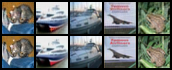

Here is the Python script that generated this plot:

import torch
import torchvision
import torchvision.transforms as transforms
import torch.optim as optim
import torch.nn as nn
import torch.nn.functional as F

import matplotlib.pyplot as plt
import numpy as np

class Net(nn.Module):
    def __init__(self):
        super(Net, self).__init__()
        self.conv1 = nn.Conv2d(3,4,3, stride=2, padding=1)
        self.conv2 = nn.Conv2d(4,8,3, stride=2, padding=1)
        self.conv3 = nn.Conv2d(8,16,3, stride =2, padding=1)
        self.deconv1 = nn.ConvTranspose2d(16,8,4, stride =2, padding=1)
        self.deconv2 = nn.ConvTranspose2d(16,4,4, stride =2, padding=1)
        self.deconv3 = nn.ConvTranspose2d(8,3,4, stride =2, padding=1)

    def forward(self, x):
        x1 = F.relu(self.conv1(x))
        x2 = F.relu(self.conv2(x1))
        x3 = F.relu(self.conv3(x2))
        x4 = F.relu(self.deconv1(x3))
        x5 = F.relu(self.deconv2(torch.cat((x4,x2), dim=1)))   
        x6 = self.deconv3(torch.cat((x5,x1), dim=1))
        return x6



### Create an instance of the Net class
net = Net()

## Loading the training and test sets
# Converting the images for PILImage to tensor, so they can be accepted as the input to the network
transform = transforms.ToTensor()

trainset = torchvision.datasets.CIFAR10(root='./data', train=True, download=True, transform=transform)
trainloader = torch.utils.data.DataLoader(trainset, batch_size=5, shuffle=True)

testset = torchvision.datasets.CIFAR10(root='./data', train=False, download=True, transform=transform)
testloader = torch.utils.data.DataLoader(testset, batch_size=5, shuffle=False)

### Define the loss and create your optimizer
criterion = nn.MSELoss()
optimizer = optim.Adam(net.parameters(), lr = 0.001)

### Main training loop
for epoch in range(5):
    total_batch_loss = 0.0
    for i, data in enumerate(trainloader, 0):

        ## Getting the input and the target from the training set
        input, dummy = data
        target = input
        out = net(input)
        loss = criterion(out, target)
        optimizer.zero_grad()
        loss.backward()
        optimizer.step()
        
        total_batch_loss += loss.item()

    #print('For %d epoch, average loss is %.3f'%(epoch, total_batch_loss/10000))
        
        if (i+1)%5000 == 0 and i!=0 :
            print('For %d epoch, %5d minibatch, average loss is %.5f'%(epoch, (i+1), total_batch_loss/5000))
            total_batch_loss = 0.0


### Testing the network on 10,000 test images and computing the loss
testLoss = 0.0
with torch.no_grad():
    for data in testloader:
        input, dummy = data
        target = input
        out = net(target)
        loss = criterion(out, target)
        testLoss += loss.item()
    print('Test Set Loss %.6f' %(testLoss/2000))

### Displaying or saving the results as well as the ground truth images for the first five images in the test set

with torch.no_grad():
    testiterator = iter(testloader)
    o, _ = testiterator.next()
    testout = net(o)

#Display
plt.imshow(torchvision.utils.make_grid(testout).numpy().transpose((1,2,0)))
plt.show()

plt.imshow(torchvision.utils.make_grid(o).numpy().transpose((1,2,0)))
plt.show()

#save

torchvision.utils.save_image(torch.cat((testout,o)), "Skip.png", nrow=5)
